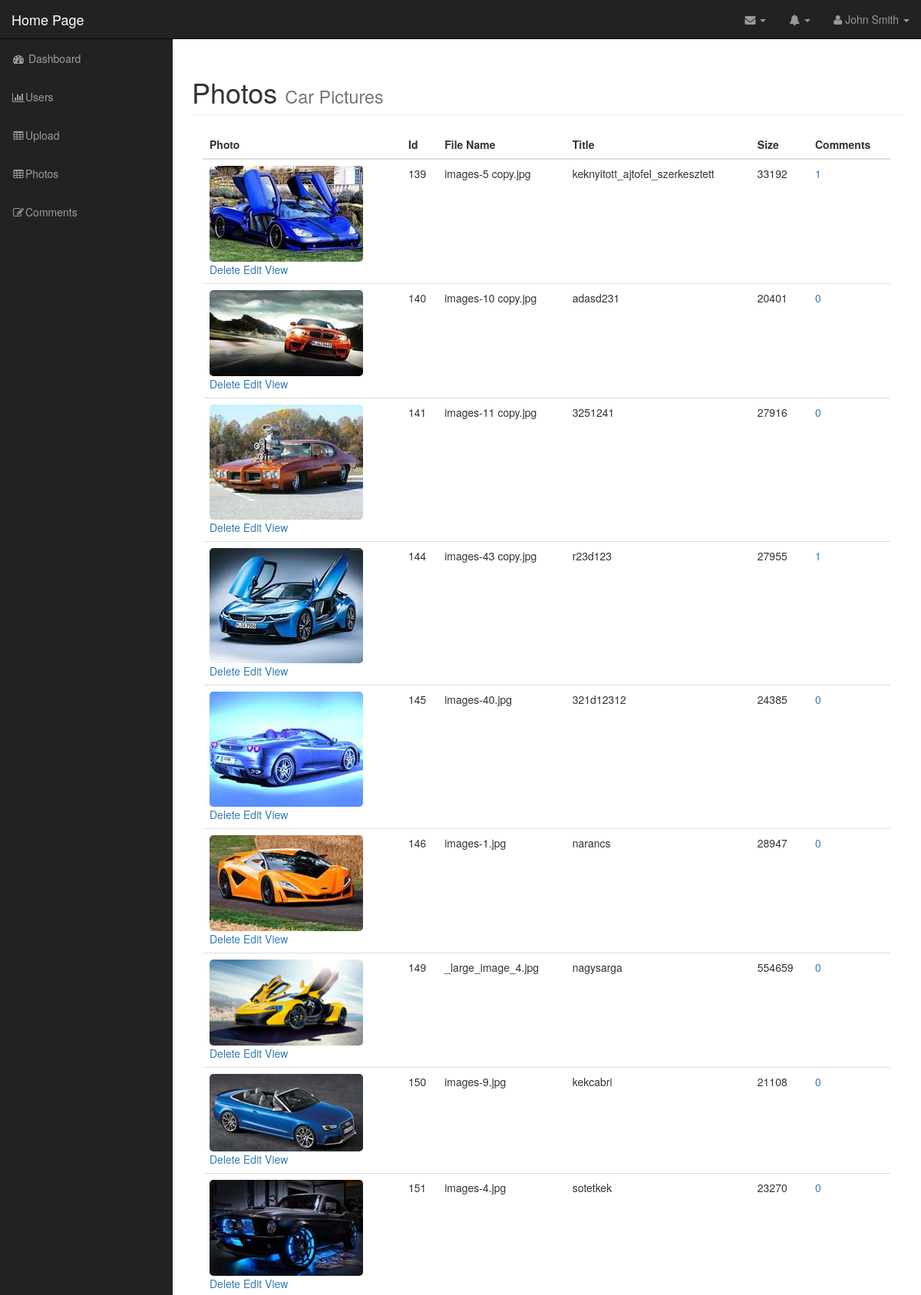
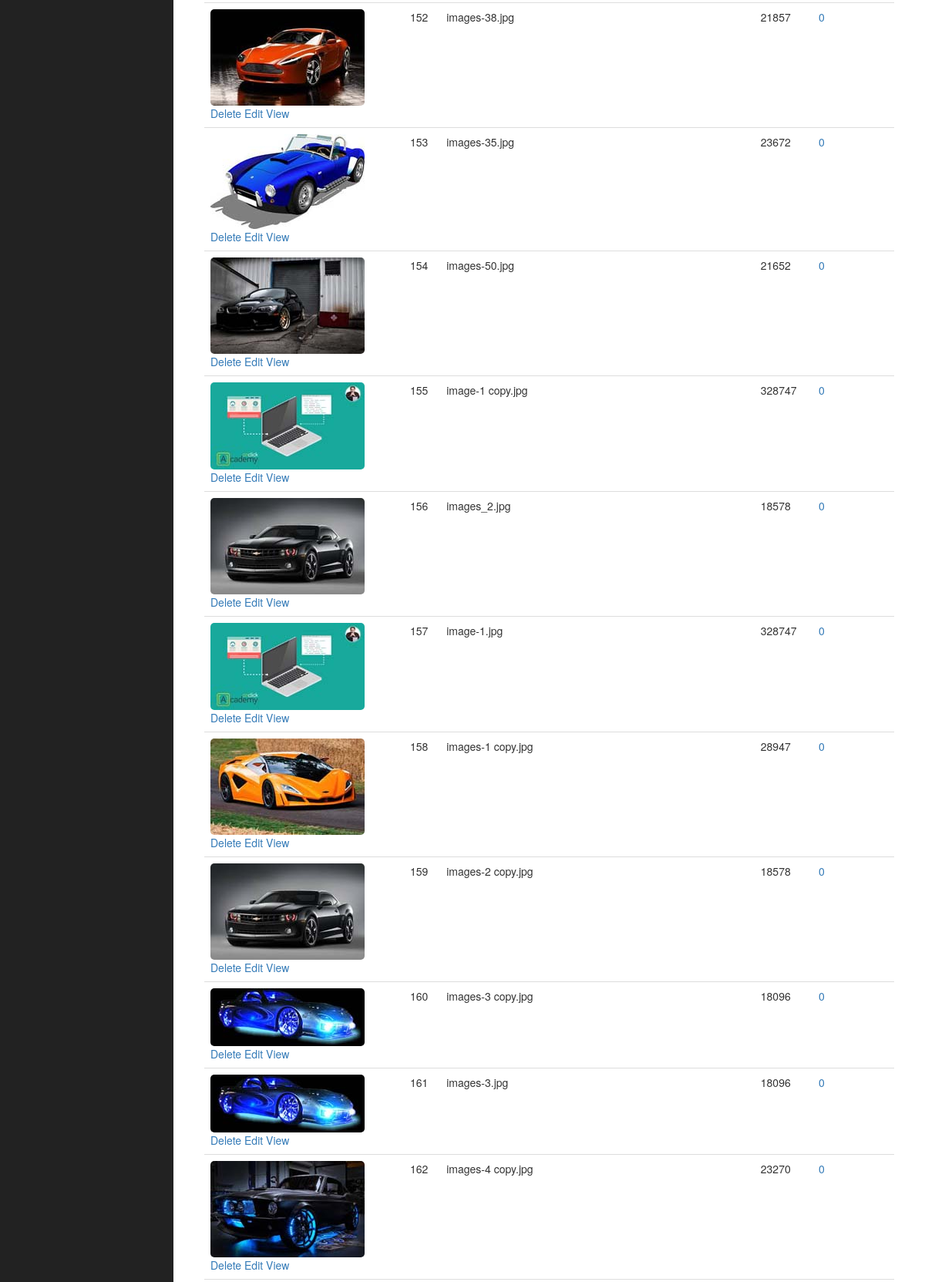
Page /admin/photos.php (signed in, upper part) on the committed database (2 pictures, top to bottom).
### tables this page shows
CREATE TABLE `photos` (
  `id` int(11) NOT NULL,
  `title` varchar(255) NOT NULL,
  `caption` varchar(255) NOT NULL,
  `description` text NOT NULL,
  `filename` varchar(255) NOT NULL,
  `alternate_text` varchar(255) NOT NULL,
  `type` varchar(255) NOT NULL,
  `size` int(11) NOT NULL
);

### admin/includes/database.php (called while the page is built, shortened)
<?php
class Database {
    public $connection;
    public function open_db_connection(){
    $this->connection = new mysqli(DB_HOST,DB_USER,DB_PASSWORD,DB_NAME);
    }
    public function query($sql){
        $result = $this->connection->query($sql);
            return $result;
    }
    public function escape_string($string){
        $escaped_string = $this->connection->real_escape_string($string);
        return $escaped_string;
    }
}
$database = new Database();
?>

### admin/includes/db_object.php (called while the page is built, shortened)
<?php
class Db_object {
	public static function find_all() {
		return static::find_by_query("SELECT * FROM " . static::$db_table . " ");
		}
	public static function find_by_query($sql) {
		global $database;
		$result_set = $database->query($sql);
		$the_object_array = array();
		while($row = mysqli_fetch_array($result_set)) {
		$the_object_array[] = static::instantation($row);
		}
		return $the_object_array;
		}
	public static function instantation($the_record){
		$the_object = new $calling_class;
		foreach ($the_record as $the_attribute => $value) {
		if($the_object->has_the_attribute($the_attribute)) {
			$the_object->$the_attribute = $value;
			}
		}
	    return $the_object;
	}
	private function has_the_attribute($the_attribute) {
		return property_exists($this, $the_attribute);
	}
}

### admin/includes/photo.php (called while the page is built, shortened)
<?php
class Photo extends Db_object{
    public $filename;
    public $upload_directory = "images";
    public function picture_path(){
        return $this->upload_directory.DS.$this->filename;
    }
}

### admin/includes/comment.php (called while the page is built, shortened)
<?php
class Comment extends Db_object {
	protected static $db_table = "comments";
	public static function find_the_comments($photo_id=0) {
		global $database;
		$sql  = "SELECT * FROM " . self::$db_table;
		$sql .= " WHERE photo_id = " . $database->escape_string($photo_id);
		$sql .= " ORDER  BY photo_id ASC";
		return self::find_by_query($sql);
	}
}
 ?>

### admin/photos.php (the view, shortened to what this page needs)
<?php include("includes/header.php"); ?>
<?php
$photos = Photo::find_all();
?>
<nav class="navbar navbar-inverse navbar-fixed-top" role="navigation">
    <?php include("includes/top_nav.php"); ?>
    <?php include("includes/side_nav.php"); ?>
</nav>
<div id="page-wrapper">
    <div class="container-fluid">
        <div class="row">
            <div class="col-lg-12">
                <h1 class="page-header">
                    Photos
                    <small>Car Pictures</small>
                </h1>
                <div class="col-md-12">
                    <table class="table table-hover">
                        <thead>
                            <tr>
                                <th>Photo</th>
                                <th>Id</th>
                                <th>File Name</th>
                                <th>Title</th>
                                <th>Size</th>
                                <th>Comments</th>
                            </tr>
                        </thead>
                        <tbody>
                            <?php foreach ($photos as $photo) : ?>
                                <tr>
                                    <td><img class="admin-photo-thumbnail" src="<?php echo $photo->picture_path(); ?>" alt="">
                                        <div class="action_links">
                                            <a href="delete_photo.php?id=<?php echo $photo->id; ?>">Delete</a>
                                            <a href="edit_photo.php?id=<?php echo $photo->id; ?>">Edit</a>
                                            <a href="../photo.php?id=<?php echo $photo->id; ?>">View</a>
                                        </div>
                                    </td>
                                    <td><?php echo $photo->id; ?></td>
                                    <td><?php echo $photo->filename; ?></td>
                                    <td><?php echo $photo->title; ?></td>
                                    <td><?php echo $photo->size; ?></td>
                                    <td>
                                        <a href="comment_photo.php?id=<?php echo $photo->id; ?>">
                                            <?php
                                            $comments = Comment::find_the_comments($photo->id);
                                            echo count($comments);
                                            ?>
                                        </a>
                                    </td>
                                </tr>
                            <?php endforeach; ?>
                        </tbody>
                    </table>
                </div>
            </div>
        </div>
    </div>
</div>
<?php include("includes/footer.php"); ?>

### admin/css/sb-admin.css (style rules this page uses)
body { margin-top: 100px; background-color: #222; }
@media (min-width:768px) { body { margin-top: 50px; } }
#page-wrapper { width: 100%; padding: 0; background-color: #fff; }
@media (min-width:768px) { #page-wrapper { padding: 10px; } }

### admin/css/styles.css (style rules this page uses)
.admin-photo-thumbnail { width: 200px; border-radius: 5px; }

### rows in the picture
photos: filename (picture), id "139", filename "images-5 copy.jpg", title "keknyitott_ajtofel_szerkesztett", size "33192", count($comments) "1"
photos: filename (picture), id "140", filename "images-10 copy.jpg", title "adasd231", size "20401", count($comments) "0"
photos: filename (picture), id "141", filename "images-11 copy.jpg", title "3251241", size "27916", count($comments) "0"
photos: filename (picture), id "144", filename "images-43 copy.jpg", title "r23d123", size "27955", count($comments) "1"
photos: filename (picture), id "145", filename "images-40.jpg", title "321d12312", size "24385", count($comments) "0"
photos: filename (picture), id "146", filename "images-1.jpg", title "narancs", size "28947", count($comments) "0"
photos: filename (picture), id "149", filename "_large_image_4.jpg", title "nagysarga", size "554659", count($comments) "0"
photos: filename (picture), id "150", filename "images-9.jpg", title "kekcabri", size "21108", count($comments) "0"
photos: filename (picture), id "151", filename "images-4.jpg", title "sotetkek", size "23270", count($comments) "0"
photos: filename (picture), id "152", filename "images-38.jpg", size "21857", count($comments) "0"
photos: filename (picture), id "153", filename "images-35.jpg", size "23672", count($comments) "0"
photos: filename (picture), id "154", filename "images-50.jpg", size "21652", count($comments) "0"
photos: filename (picture), id "155", filename "image-1 copy.jpg", size "328747", count($comments) "0"
photos: filename (picture), id "156", filename "images_2.jpg", size "18578", count($comments) "0"
photos: filename (picture), id "157", filename "image-1.jpg", size "328747", count($comments) "0"
photos: filename (picture), id "158", filename "images-1 copy.jpg", size "28947", count($comments) "0"
photos: filename (picture), id "159", filename "images-2 copy.jpg", size "18578", count($comments) "0"
photos: filename (picture), id "160", filename "images-3 copy.jpg", size "18096", count($comments) "0"
photos: filename (picture), id "161", filename "images-3.jpg", size "18096", count($comments) "0"
photos: filename (picture), id "162", filename "images-4 copy.jpg", size "23270", count($comments) "0"
